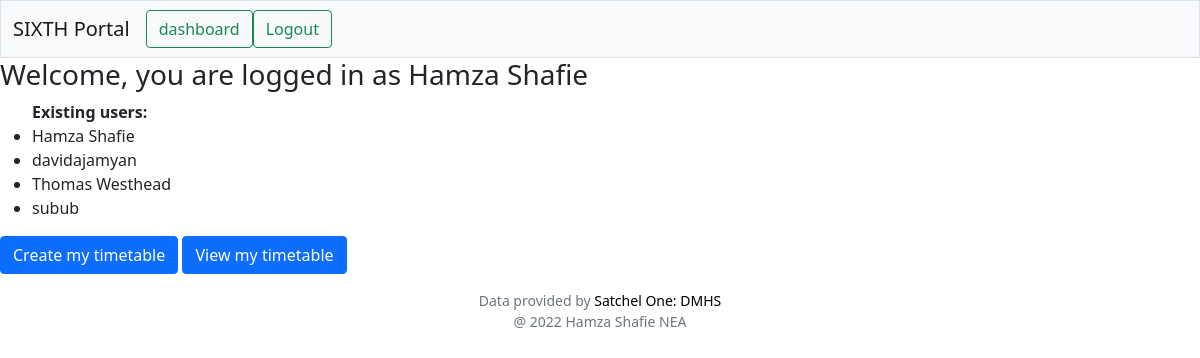
Page /dashboard (signed in) on the committed database.
### tables this page shows
CREATE TABLE users (id INTEGER PRIMARY KEY AUTOINCREMENT NOT NULL, username TEXT NOT NULL, password TEXT NOT NULL, mon_p1 BOOLEAN DEFAULT 0, mon_p2 BOOLEAN DEFAULT 0, mon_p3 BOOLEAN DEFAULT 0, mon_p4 BOOLEAN DEFAULT 0, mon_p5 BOOLEAN DEFAULT 0, mon_p6 BOOLEAN DEFAULT 0, tue_p1 BOOLEAN DEFAULT 0, tue_p2 BOOLEAN DEFAULT 0, tue_p3 BOOLEAN DEFAULT 0, tue_p4 BOOLEAN DEFAULT 0, tue_p5 BOOLEAN DEFAULT 0, tue_p6  BOOLEAN DEFAULT 0, wed_p1 BOOLEAN DEFAULT 0, wed_p2 BOOLEAN DEFAULT 0, wed_p3 BOOLEAN DEFAULT 0, wed_p4 BOOLEAN DEFAULT 0, wed_p5 BOOLEAN DEFAULT 0, wed_p6 BOOLEAN DEFAULT 0, thur_p1 BOOLEAN DEFAULT 0, thur_p2 BOOLEAN DEFAULT 0, thur_p3 BOOLEAN DEFAULT 0, thur_p4 BOOLEAN DEFAULT 0, thur_p5 BOOLEAN DEFAULT 0, thur_p6 BOOLEAN DEFAULT 0, fri_p1 BOOLEAN DEFAULT 0, fri_p2 BOOLEAN DEFAULT 0, fri_p3 BOOLEAN DEFAULT 0, fri_p4 BOOLEAN DEFAULT 0, fri_p5 BOOLEAN DEFAULT 0, fri_p6 BOOLEAN DEFAULT 0);

### app.py (the view)
@app.route("/dashboard",methods=["GET","POST"])
@login_required
def dashboard():
    if request.method == "POST":
        conn.commit()
    cursor.execute("SELECT username FROM users")
    users = cursor.fetchall()
    return render_template("dashboard.html", users=users,)

### app.py (called while the page is built)
@app.after_request
def after_request(response):
    response.headers["Cache-Control"] = "no-cache, no-store, must-revalidate"
    response.headers["Expires"] = 0
    response.headers["Pragma"] = "no-cache"
    return response

def login_required(f):
    @wraps(f)
    def decorated_function(*args, **kwargs):
        if session.get("username") is None:
            return redirect("/login")
        return f(*args, **kwargs)
    return decorated_function

### templates/dashboard.html
{% extends "layout.html" %}
{% block nav %}
<button class="btn btn-outline-success and-all-other-classes" onclick="location.href= '/dashboard'">dashboard</button>
<button class="btn btn-outline-success and-all-other-classes" onclick="location.href= '/logout'">Logout</button>
{% endblock %}
{% block main %}
<h3> Welcome, you are logged in as {{ session["username"] }} </h3>
<ul>
    <b>Existing users:</b>
    {% for user in users %}
      <li>{{ user[0] }}</li>
    {% endfor %}
</ul>
<button class="btn btn-primary" onclick="location.href= '/create'">Create my timetable</button>
<button class="btn btn-primary" onclick="location.href= '/view'">View my timetable</button>
{% endblock %}

### rows in the picture
users: username "Hamza Shafie"
users: username "davidajamyan"
users: username "Thomas Westhead"
users: username "subub"
